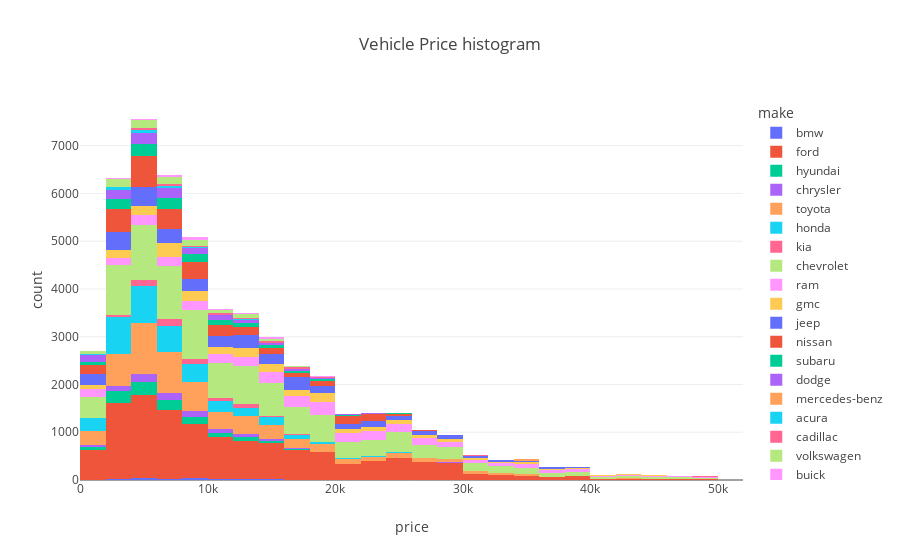

Write notebook code for a chart like this one.
### Code cell
## Data Visualization
#This histograms shows the count of vehicles available in a given price range for each of vehicle make

#st.write("Histogram of Vehicle count available  price range for each vehicle make")
#Excluding the Outliers
subset = df[df['price'] <= 50000]
subset.shape

hist = plt.histogram(subset, x='price',color='make', nbins=30 , color_discrete_sequence=plt.colors.qualitative.Plotly,
                 title='Vehicle Price histogram')
hist.show()

# 26% (Historgram bins for prices between 2000 & 6000)
subset[(subset['price'] > 2000) & (subset['price'] < 6000)].shape[0] / subset.shape[0]

# 24% (Red)
subset[subset['make'] == 'ford'].shape[0] / subset.shape[0]

# 20% (Green)
subset[subset['make'] == 'chevrolet'].shape[0] / subset.shape[0]


# Display the plot in Streamlit
#st.plotly_chart(hist)


## Conclusions :
## About 26 % of the total vehicles have price range between $2000 and $6000
## Ford vehicles are about 24% of the Total vehicles available
## chevrolet vehicles are about 20% of the  Total vehicles available

### Figure 1 — Plotly figure (JSON) as saved in the notebook; plotly's stock layout.template omitted (floating-point values rounded to 4 significant figures; data arrays with more than 128 entries replaced by an {"elided": "..."} marker saying what was removed)
{"data": [{"bingroup": "x", "hovertemplate": "make=bmw<br>price=%{x}<br>count=%{y}<extra></extra>", "legendgroup": "bmw", "marker": {"color": "#636EFA", "pattern": {"shape": ""}}, "name": "bmw", "nbinsx": 30, "orientation": "v", "showlegend": true, "type": "histogram", "x": {"elided": "267 int values"}, "xaxis": "x", "yaxis": "y"}, {"bingroup": "x", "hovertemplate": "make=ford<br>price=%{x}<br>count=%{y}<extra></extra>", "legendgroup": "ford", "marker": {"color": "#EF553B", "pattern": {"shape": ""}}, "name": "ford", "nbinsx": 30, "orientation": "v", "showlegend": true, "type": "histogram", "x": {"elided": "12631 int values"}, "xaxis": "x", "yaxis": "y"}, {"bingroup": "x", "hovertemplate": "make=hyundai<br>price=%{x}<br>count=%{y}<extra></extra>", "legendgroup": "hyundai", "marker": {"color": "#00CC96", "pattern": {"shape": ""}}, "name": "hyundai", "nbinsx": 30, "orientation": "v", "showlegend": true, "type": "histogram", "x": {"elided": "1172 int values"}, "xaxis": "x", "yaxis": "y"}, {"bingroup": "x", "hovertemplate": "make=chrysler<br>price=%{x}<br>count=%{y}<extra></extra>", "legendgroup": "chrysler", "marker": {"color": "#AB63FA", "pattern": {"shape": ""}}, "name": "chrysler", "nbinsx": 30, "orientation": "v", "showlegend": true, "type": "histogram", "x": {"elided": "838 int values"}, "xaxis": "x", "yaxis": "y"}, {"bingroup": "x", "hovertemplate": "make=toyota<br>price=%{x}<br>count=%{y}<extra></extra>", "legendgroup": "toyota", "marker": {"color": "#FFA15A", "pattern": {"shape": ""}}, "name": "toyota", "nbinsx": 30, "orientation": "v", "showlegend": true, "type": "histogram", "x": {"elided": "5442 int values"}, "xaxis": "x", "yaxis": "y"}, {"bingroup": "x", "hovertemplate": "make=honda<br>price=%{x}<br>count=%{y}<extra></extra>", "legendgroup": "honda", "marker": {"color": "#19D3F3", "pattern": {"shape": ""}}, "name": "honda", "nbinsx": 30, "orientation": "v", "showlegend": true, "type": "histogram", "x": {"elided": "3483 int values"}, "xaxis": "x", "yaxis": "y"}, {"bingroup": "x", "hovertemplate": "make=kia<br>price=%{x}<br>count=%{y}<extra></extra>", "legendgroup": "kia", "marker": {"color": "#FF6692", "pattern": {"shape": ""}}, "name": "kia", "nbinsx": 30, "orientation": "v", "showlegend": true, "type": "histogram", "x": {"elided": "585 int values"}, "xaxis": "x", "yaxis": "y"}, {"bingroup": "x", "hovertemplate": "make=chevrolet<br>price=%{x}<br>count=%{y}<extra></extra>", "legendgroup": "chevrolet", "marker": {"color": "#B6E880", "pattern": {"shape": ""}}, "name": "chevrolet", "nbinsx": 30, "orientation": "v", "showlegend": true, "type": "histogram", "x": {"elided": "10510 int values"}, "xaxis": "x", "yaxis": "y"}, {"bingroup": "x", "hovertemplate": "make=ram<br>price=%{x}<br>count=%{y}<extra></extra>", "legendgroup": "ram", "marker": {"color": "#FF97FF", "pattern": {"shape": ""}}, "name": "ram", "nbinsx": 30, "orientation": "v", "showlegend": true, "type": "histogram", "x": {"elided": "3271 int values"}, "xaxis": "x", "yaxis": "y"}, {"bingroup": "x", "hovertemplate": "make=gmc<br>price=%{x}<br>count=%{y}<extra></extra>", "legendgroup": "gmc", "marker": {"color": "#FECB52", "pattern": {"shape": ""}}, "name": "gmc", "nbinsx": 30, "orientation": "v", "showlegend": true, "type": "histogram", "x": {"elided": "2360 int values"}, "xaxis": "x", "yaxis": "y"}, {"bingroup": "x", "hovertemplate": "make=jeep<br>price=%{x}<br>count=%{y}<extra></extra>", "legendgroup": "jeep", "marker": {"color": "#636EFA", "pattern": {"shape": ""}}, "name": "jeep", "nbinsx": 30, "orientation": "v", "showlegend": true, "type": "histogram", "x": {"elided": "3279 int values"}, "xaxis": "x", "yaxis": "y"}, {"bingroup": "x", "hovertemplate": "make=nissan<br>price=%{x}<br>count=%{y}<extra></extra>", "legendgroup": "nissan", "marker": {"color": "#EF553B", "pattern": {"shape": ""}}, "name": "nissan", "nbinsx": 30, "orientation": "v", "showlegend": true, "type": "histogram", "x": {"elided": "3207 int values"}, "xaxis": "x", "yaxis": "y"}, {"bingroup": "x", "hovertemplate": "make=subaru<br>price=%{x}<br>count=%{y}<extra></extra>", "legendgroup": "subaru", "marker": {"color": "#00CC96", "pattern": {"shape": ""}}, "name": "subaru", "nbinsx": 30, "orientation": "v", "showlegend": true, "type": "histogram", "x": {"elided": "1271 int values"}, "xaxis": "x", "yaxis": "y"}, {"bingroup": "x", "hovertemplate": "make=dodge<br>price=%{x}<br>count=%{y}<extra></extra>", "legendgroup": "dodge", "marker": {"color": "#AB63FA", "pattern": {"shape": ""}}, "name": "dodge", "nbinsx": 30, "orientation": "v", "showlegend": true, "type": "histogram", "x": {"elided": "1254 int values"}, "xaxis": "x", "yaxis": "y"}, {"bingroup": "x", "hovertemplate": "make=mercedes-benz<br>price=%{x}<br>count=%{y}<extra></extra>", "legendgroup": "mercedes-benz", "marker": {"color": "#FFA15A", "pattern": {"shape": ""}}, "name": "mercedes-benz", "nbinsx": 30, "orientation": "v", "showlegend": true, "type": "histogram", "x": [34900, 34900, 34900, 34900, 34900, 34900, 34900, 34900, 34900, 34900, 34900, 34900, 34900, 34900, 34900, 34900, 34900, 34900, 34900, 34900, 34900, 34900, 34900, 34900, 34900, 34900, 34900, 34900, 34900, 34900, 34900, 34900, 34900, 34900, 34900, 34900, 34900, 34900, 34900, 34900, 34900], "xaxis": "x", "yaxis": "y"}, {"bingroup": "x", "hovertemplate": "make=acura<br>price=%{x}<br>count=%{y}<extra></extra>", "legendgroup": "acura", "marker": {"color": "#19D3F3", "pattern": {"shape": ""}}, "name": "acura", "nbinsx": 30, "orientation": "v", "showlegend": true, "type": "histogram", "x": {"elided": "236 int values"}, "xaxis": "x", "yaxis": "y"}, {"bingroup": "x", "hovertemplate": "make=cadillac<br>price=%{x}<br>count=%{y}<extra></extra>", "legendgroup": "cadillac", "marker": {"color": "#FF6692", "pattern": {"shape": ""}}, "name": "cadillac", "nbinsx": 30, "orientation": "v", "showlegend": true, "type": "histogram", "x": {"elided": "311 int values"}, "xaxis": "x", "yaxis": "y"}, {"bingroup": "x", "hovertemplate": "make=volkswagen<br>price=%{x}<br>count=%{y}<extra></extra>", "legendgroup": "volkswagen", "marker": {"color": "#B6E880", "pattern": {"shape": ""}}, "name": "volkswagen", "nbinsx": 30, "orientation": "v", "showlegend": true, "type": "histogram", "x": {"elided": "869 int values"}, "xaxis": "x", "yaxis": "y"}, {"bingroup": "x", "hovertemplate": "make=buick<br>price=%{x}<br>count=%{y}<extra></extra>", "legendgroup": "buick", "marker": {"color": "#FF97FF", "pattern": {"shape": ""}}, "name": "buick", "nbinsx": 30, "orientation": "v", "showlegend": true, "type": "histogram", "x": {"elided": "271 int values"}, "xaxis": "x", "yaxis": "y"}], "layout": {"barmode": "relative", "legend": {"title": {"text": "make"}, "tracegroupgap": 0}, "title": {"text": "Vehicle Price histogram"}, "xaxis": {"anchor": "y", "domain": [0, 1], "title": {"text": "price"}}, "yaxis": {"anchor": "x", "domain": [0, 1], "title": {"text": "count"}}}}
